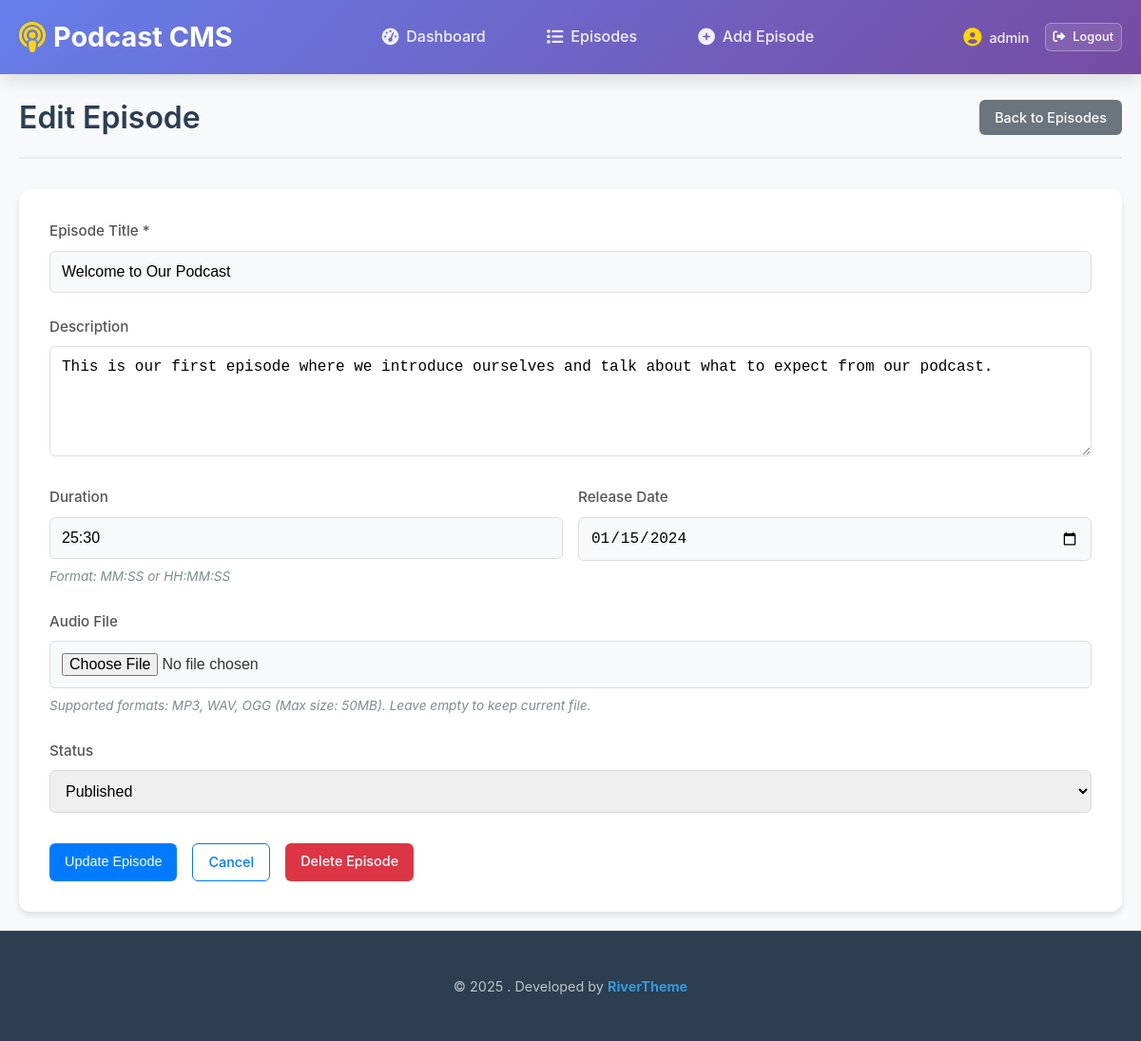
The app's page /episode-edit.php?id=1 (signed in) with its own data.
### tables this page shows
CREATE TABLE IF NOT EXISTS episodes (
    id INT AUTO_INCREMENT PRIMARY KEY,
    user_id INT NOT NULL,
    title VARCHAR(255) NOT NULL,
    description TEXT,
    audio_file VARCHAR(255),
    duration VARCHAR(20),
    release_date DATE,
    status ENUM('draft', 'published') DEFAULT 'draft',
    created_at TIMESTAMP DEFAULT CURRENT_TIMESTAMP,
    updated_at TIMESTAMP DEFAULT CURRENT_TIMESTAMP ON UPDATE CURRENT_TIMESTAMP,
    FOREIGN KEY (user_id) REFERENCES users(id) ON DELETE CASCADE
);

### episode-edit.php (the view, shortened to what this page needs)
<?php
$userId = getCurrentUserId();
$episodeId = intval($_GET['id'] ?? 0);
$error = '';
$pdo = getDBConnection();
$stmt = $pdo->prepare("SELECT * FROM episodes WHERE id = ? AND user_id = ?");
$stmt->execute([$episodeId, $userId]);
$episode = $stmt->fetch();
if ($_SERVER['REQUEST_METHOD'] === 'POST') {
    $title = sanitizeInput($_POST['title'] ?? '');
    $description = sanitizeInput($_POST['description'] ?? '');
    $duration = sanitizeInput($_POST['duration'] ?? '');
    $releaseDate = sanitizeInput($_POST['release_date'] ?? '');
    $status = sanitizeInput($_POST['status'] ?? 'draft');
    if (empty($title)) {
        $error = 'Episode title is required.';
    } elseif (!in_array($status, ['draft', 'published'])) {
        $error = 'Invalid status selected.';
    } else {
        $audioFile = $episode['audio_file'];
        if (isset($_FILES['audio_file']) && $_FILES['audio_file']['error'] !== UPLOAD_ERR_NO_FILE) {
            $uploadResult = uploadAudioFile($_FILES['audio_file']);
            if ($uploadResult['success']) {
                if ($audioFile) {
                    deleteFile('assets/uploads/' . $audioFile);
                }
                $audioFile = $uploadResult['filename'];
            } else {
                $error = $uploadResult['message'];
            }
        }
        if (empty($error)) {
            try {
                $stmt = $pdo->prepare("UPDATE episodes SET title = ?, description = ?, audio_file = ?, duration = ?, release_date = ?, status = ? WHERE id = ? AND user_id = ?");
                if ($stmt->execute([$title, $description, $audioFile, $duration, $releaseDate ?: null, $status, $episodeId, $userId])) {
                    setFlashMessage('success', 'Episode updated successfully!');
                    redirect('episodes.php');
                } else {
                    $error = 'Failed to update episode. Please try again.';
                }
            } catch (PDOException $e) {
                $error = 'Database error. Please try again.';
            }
        }
    }
} else {
    $title = $episode['title'];
    $description = $episode['description'];
    $duration = $episode['duration'];
    $releaseDate = $episode['release_date'];
    $status = $episode['status'];
}
?>
<!DOCTYPE html>
<html lang="en">
<head>
    <link rel="stylesheet" href="assets/css/style.css">
</head>
<body>
    <?php include 'templates/header.php'; ?>
    <main class="main-content">
        <div class="container">
            <div class="page-header">
                <h1>Edit Episode</h1>
                <a href="episodes.php" class="btn btn-secondary">Back to Episodes</a>
            </div>
            <div class="form-container">
                <form method="POST" action="" enctype="multipart/form-data">
                    <div class="form-group">
                        <label for="title">Episode Title *</label>
                        <input type="text" id="title" name="title" required
                               value="<?php echo htmlspecialchars($title); ?>">
                    </div>
                    <div class="form-group">
                        <label for="description">Description</label>
                        <textarea id="description" name="description" rows="5"
                                  placeholder="Enter episode description..."><?php echo htmlspecialchars($description); ?></textarea>
                    </div>
                    <div class="form-row">
                        <div class="form-group">
                            <label for="duration">Duration</label>
                            <input type="text" id="duration" name="duration"
                                   placeholder="e.g., 25:30 or 1:05:20"
                                   value="<?php echo htmlspecialchars($duration); ?>">
                            <small>Format: MM:SS or HH:MM:SS</small>
                        </div>
                        <div class="form-group">
                            <label for="release_date">Release Date</label>
                            <input type="date" id="release_date" name="release_date"
                                   value="<?php echo htmlspecialchars($releaseDate); ?>">
                        </div>
                    </div>
                    <div class="form-group">
                        <label for="audio_file">Audio File</label>
                        <input type="file" id="audio_file" name="audio_file"
                               accept="audio/*">
                        <small>Supported formats: MP3, WAV, OGG (Max size: 50MB). Leave empty to keep current file.</small>
                    </div>
                    <div class="form-group">
                        <label for="status">Status</label>
                        <select id="status" name="status">
                            <option value="published" <?php echo $status === 'published' ? 'selected' : ''; ?>>Published</option>
                        </select>
                    </div>
                    <div class="form-actions">
                        <button type="submit" class="btn btn-primary">Update Episode</button>
                        <a href="episodes.php" class="btn btn-outline">Cancel</a>
                        <a href="episode-delete.php?id=<?php echo $episode['id']; ?>"
                           class="btn btn-danger"
                           onclick="return confirm('Are you sure you want to delete this episode?')">Delete Episode</a>
                    </div>
                </form>
            </div>
        </div>
    </main>
    <?php include 'templates/footer.php'; ?>
</body>
</html>

### assets/css/style.css (style rules this page uses)
* { margin: 0; padding: 0; box-sizing: border-box; }
body { font-family: -apple-system, BlinkMacSystemFont, 'Segoe UI', Roboto, Oxygen, Ubuntu, Cantarell, sans-serif; line-height: 1.6; color: #333; background-color: #f8f9fa; margin: 0; min-height: 100vh; display: flex; flex-direction: column; overflow-x: hidden; }
.container { max-width: 1200px; margin: 0 auto; padding: 0 20px; }
.main-content { flex: 1; padding: 20px 0; }
.btn { display: inline-block; padding: 0.5rem 1rem; border: none; border-radius: 6px; text-decoration: none; font-weight: 500; cursor: pointer; transition: all 0.3s ease; font-size: 0.9rem; line-height: 1.5; }
.btn-primary { background: #007bff; color: white; }
.btn-secondary { background: #6c757d; color: white; }
.btn-outline { background: transparent; color: #007bff; border: 1px solid #007bff; }
.btn-danger { background: #dc3545; color: white; }
.page-header { display: flex; justify-content: space-between; align-items: center; margin-bottom: 2rem; padding-bottom: 1rem; border-bottom: 2px solid #e9ecef; }
.page-header h1 { color: #2c3e50; font-size: 2rem; font-weight: 600; }
.form-group { margin-bottom: 1.8rem; }
.form-group label { display: flex; align-items: center; gap: 0.5rem; margin-bottom: 0.75rem; font-weight: 600; color: #2c3e50; font-size: 0.95rem; }
.form-group input { width: 100%; padding: 1rem 1.25rem; border: 2px solid #e9ecef; border-radius: 12px; font-size: 1rem; transition: all 0.3s ease; background: #f8f9fa; }
.form-group input::placeholder { color: #adb5bd; }
.form-container { background: white; padding: 2rem; border-radius: 12px; box-shadow: 0 4px 6px rgba(0,0,0,0.1); }
.form-group { margin-bottom: 1.5rem; }
.form-row { display: grid; grid-template-columns: 1fr 1fr; gap: 1rem; }
.form-group label { display: block; margin-bottom: 0.5rem; font-weight: 500; color: #555; }
.form-group input, .form-group textarea, .form-group select { width: 100%; padding: 0.75rem; border: 1px solid #ddd; border-radius: 6px; font-size: 1rem; transition: border-color 0.3s ease; }
.form-group small { display: block; margin-top: 0.5rem; color: #7f8c8d; font-size: 0.85rem; font-style: italic; }
.form-actions { display: flex; gap: 1rem; margin-top: 2rem; }

### records on screen
episodes: title "Welcome to Our Podcast", description "This is our first episode where we introduce ourselves and talk about what to expect from our podcast.", duration "25:30", release_date "01/15/2024", status "Published"

### other values on screen
$_SESSION['username'] "admin"
